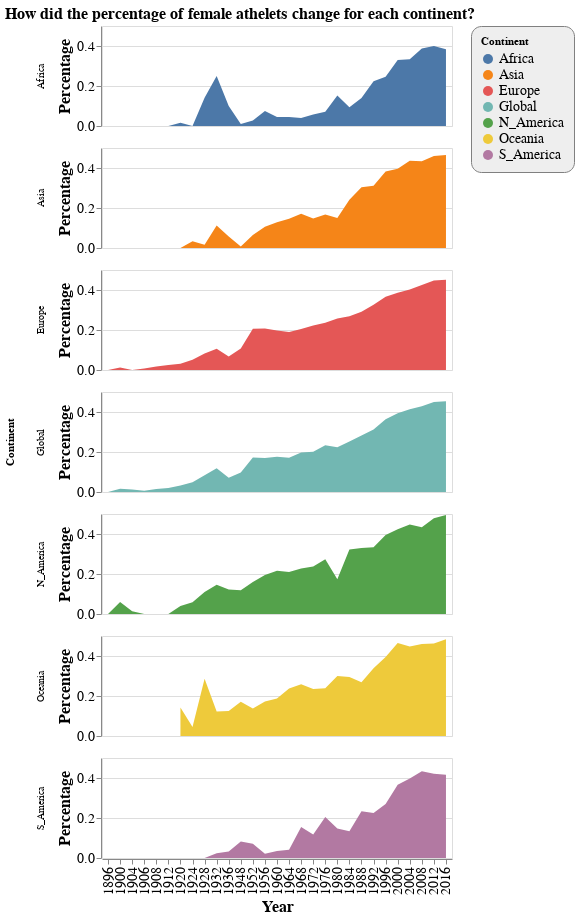

Here is the notebook cell this chart was saved with:
### Markdown cell above
<font size='3'>**Then we tried a small multiple in which each continent and the global average were shown in simple line graphs. This chart showed every continent clearly but it was not very easy to make comparison.**</font>

### Code cell
alt.Chart(df3_tidy, title='How did the percentage of female athelets change for each continent?').transform_filter(
    alt.datum.symbol != 'GOOG'
).mark_area().encode(
    x='Year:N',
    y='Percentage:Q',
    color='Continent:N',
    row=alt.Row('Continent:N')
).properties(height=100, width=350).configure_title(
    fontSize=16).configure_axis(
    labelFontSize=14,
    titleFontSize=16
).configure_legend(
    strokeColor='gray',
    fillColor='#EEEEEE',
    padding=10,
    cornerRadius=10,
    labelFontSize=14
)

### Figure 1 — Vega-Lite specification as saved in the notebook (floating-point values rounded to 4 significant figures; data arrays with more than 128 entries replaced by an {"elided": "..."} marker saying what was removed)
{"config": {"view": {"continuousWidth": 400, "continuousHeight": 300}, "axis": {"labelFontSize": 14, "titleFontSize": 16}, "legend": {"cornerRadius": 10, "fillColor": "#EEEEEE", "labelFontSize": 14, "padding": 10, "strokeColor": "gray"}, "title": {"fontSize": 16}}, "data": {"name": "data-acb8a52a97fc9f86715e9135cf7dcfa4"}, "mark": "area", "encoding": {"color": {"type": "nominal", "field": "Continent"}, "row": {"type": "nominal", "field": "Continent"}, "x": {"type": "nominal", "field": "Year"}, "y": {"type": "quantitative", "field": "Percentage"}}, "height": 100, "title": "How did the percentage of female athelets change for each continent?", "transform": [{"filter": "(datum.symbol !== 'GOOG')"}], "width": 350, "$schema": "https://vega.github.io/schema/vega-lite/v4.0.2.json", "datasets": {"data-acb8a52a97fc9f86715e9135cf7dcfa4": {"elided": "203 records"}}}
